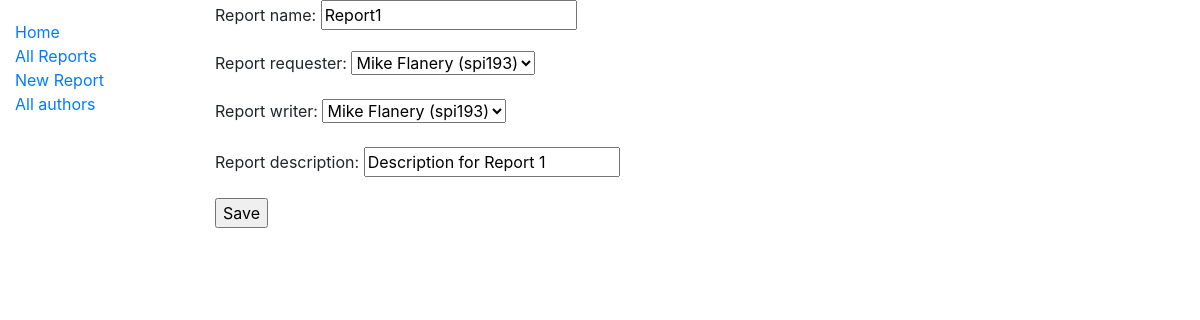
/1/update, run on the app's committed database.
### reports/models.py (models this page shows, shortened)
class Report(models.Model):
    report_id = models.AutoField(
        primary_key=True
    )
    report_name = models.CharField(max_length=300)
    report_requester = models.ForeignKey(
        'ReportUser',
        null=True,
        on_delete=models.PROTECT,
        related_name='report_requestor_user'
    )
    report_description = models.CharField(max_length=1000)
    report_writer = models.ForeignKey(
        'ReportUser',
        null=True,
        on_delete=PROTECT,
        related_name='report_writer_user'
    )

### reports/views.py (the view)
# urls.py: path('<pk>/update', ReportUpdateView.as_view(), name='update'),
class ReportUpdateView(UpdateView):
    model = Report
    fields = [
        "report_name",
        "report_requester",
        "report_writer",
        "report_description"
    ]
    success_url = "/list"

### reports/models.py (called while the page is built)
    def __str__(self):
        return self.first_name + ' ' + self.last_name + ' (' + self.external_user_id + ')'

### reports/templates/reports/report_form.html (shortened to what this page needs)
{% extends 'reports/base_generic.html' %}
{% block content %}
<form method="post">
    {{ form.as_p }}
    <input type="submit" value="Save">
</form>
{% endblock content %}

### data on the page
Report: report_name "Report1", report_requester "Mike Flanery (spi193)", report_writer "Mike Flanery (spi193)", report_description "Description for Report 1"
